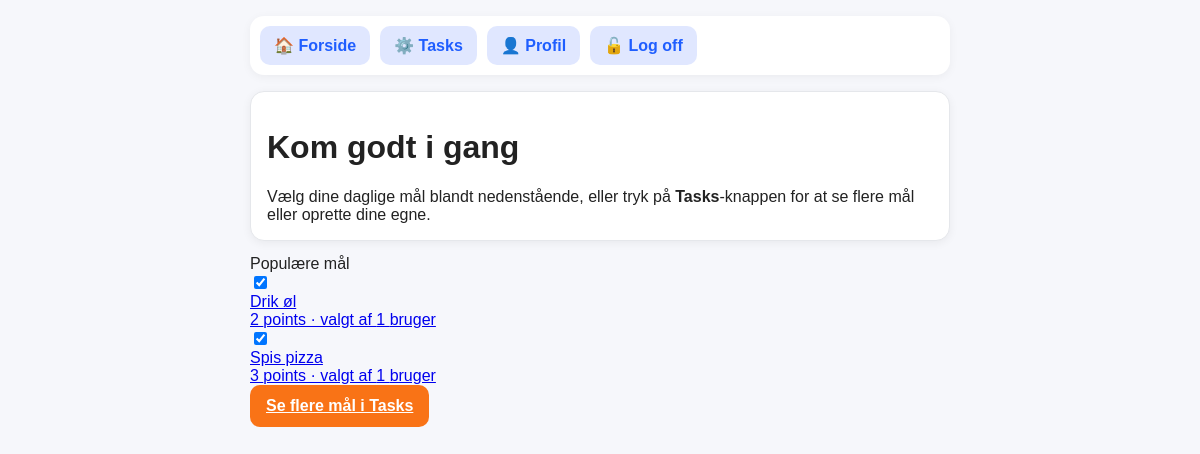
Page /welcome (signed in) on the committed database.
### tables this page shows
CREATE TABLE task_catalog (
    id INTEGER PRIMARY KEY,
    title TEXT NOT NULL,
    points INTEGER NOT NULL,
    created_by_user_id INTEGER NOT NULL,
    is_active BOOLEAN NOT NULL DEFAULT 1,
    FOREIGN KEY (created_by_user_id) REFERENCES users(id)
);

### app.py (the view)
@app.route("/welcome")
def welcome():
    user, redirect_response = require_login()
    if redirect_response:
        return redirect_response
    db = get_db()
    user_id = user["id"]
    popular_tasks = db.execute("""
        SELECT
            tc.id,
            tc.title,
            tc.points,
            COUNT(ut.user_id) AS selected_count
        FROM task_catalog tc
        LEFT JOIN user_tasks ut
            ON tc.id = ut.task_id
           AND ut.is_active = 1
        WHERE tc.is_active = 1
        GROUP BY tc.id, tc.title, tc.points
        ORDER BY selected_count DESC, tc.title ASC
        LIMIT 5
    """).fetchall()
    selected_rows = db.execute("""
        SELECT task_id
        FROM user_tasks
        WHERE user_id = ?
          AND is_active = 1
    """, (user_id,)).fetchall()
    selected_task_ids = [row["task_id"] for row in selected_rows]
    return render_template(
        "welcome.html",
        popular_tasks=popular_tasks,
        selected_task_ids=selected_task_ids
    )

### app.py (called while the page is built)
def get_db():
    conn = sqlite3.connect("database.db")
    conn.row_factory = sqlite3.Row
    return conn

def get_current_user_id():
    return session.get("user_id")

def get_current_user():
    user_id = get_current_user_id()
    if not user_id:
        return None
    db = get_db()
    user = db.execute("""
        SELECT id, name, username, email, password_hash, is_admin, is_active
        FROM users
        WHERE id = ?
    """, (user_id,)).fetchone()
    return user

def require_login():
    user = get_current_user()
    if user is None:
        return None, redirect("/login")
    if user["is_active"] != 1:
        session.pop("user_id", None)
        return None, redirect("/login")
    return user, None

@app.context_processor
def inject_global_template_data():
    user = get_current_user()
    return {
        "current_user": user
    }

### templates/welcome.html (shortened to what this page needs)
<!DOCTYPE html>
<html lang="da">
<head>
    <link rel="stylesheet" href="{{ url_for('static', filename='styles.css') }}">
</head>
<body>
    <div class="container">
        <div class="top-links">
            <a class="nav-link" href="/">🏠 Forside</a>
            <a class="nav-link" href="/manage_tasks">⚙️ Tasks</a>
            <a class="nav-link" href="/profile">👤 Profil</a>
            <a class="nav-link" href="/logout">🔓 Log off</a>
        </div>
        <div class="card">
            <h1>Kom godt i gang</h1>
            <div class="intro">
                Vælg dine daglige mål blandt nedenstående, eller tryk på <strong>Tasks</strong>-knappen for at se flere mål eller oprette dine egne.
            </div>
        </div>
        <div class="section-title">Populære mål</div>
        {% if popular_tasks %}
            {% for task in popular_tasks %}
                <a class="task-link" href="/welcome/toggle_task/{{ task['id'] }}">
                    <div class="task-card {% if task['id'] in selected_task_ids %}task-selected{% endif %}">
                        <div class="task-row">
                            <input
                                type="checkbox"
                                {% if task['id'] in selected_task_ids %}checked{% endif %}
                            >
                            <div>
                                <div class="task-title">{{ task["title"] }}</div>
                                <div class="task-meta">
                                    {{ task["points"] }} points · valgt af {{ task["selected_count"] }} bruger{{ "" if task["selected_count"] == 1 else "e" }}
                                </div>
                            </div>
                        </div>
                    </div>
                </a>
            {% endfor %}
        {% else %}
            <div class="card empty-state">
                Der er endnu ingen mål at foreslå.
            </div>
        {% endif %}
        <div class="cta-row">
            <a class="btn" href="/manage_tasks">Se flere mål i Tasks</a>
        </div>
    </div>
</body>
</html>

### static/styles.css (style rules this page uses)
:root { --primary: #f97316; --primary-soft: #fff7ed; --secondary: #1f5eff; --secondary-soft: #e0e7ff; --success: #16a34a; --success-soft: #dcfce7; --error: #dc2626; --error-soft: #fee2e2; --bg-main: #f6f7fb; --bg-card: #ffffff; --border: #e5e7eb; --text-main: #222; --text-muted: #555; }
body { font-family: Arial, sans-serif; padding: 16px; margin: 0; background: var(--bg-main); color: var(--text-main); }
.container { max-width: 700px; margin: 0 auto; }
.card { background: var(--bg-card); border-radius: 14px; padding: 16px; box-shadow: 0 2px 10px rgba(0,0,0,0.06); margin-bottom: 14px; border: 1px solid var(--border); }
.top-links { display: flex; gap: 10px; flex-wrap: wrap; margin-bottom: 16px; background: white; padding: 10px; border-radius: 14px; box-shadow: 0 2px 10px rgba(0,0,0,0.05); }
.nav-link { text-decoration: none; background: var(--secondary-soft); color: var(--secondary); padding: 10px 14px; border-radius: 10px; font-weight: 600; transition: 0.2s; }
.btn { display: inline-block; padding: 12px 16px; border-radius: 10px; border: none; background: var(--primary); color: white; font-weight: 700; cursor: pointer; }

### rows in the picture
task_catalog: id "☑", title "Drik øl", points "2", selected_count "1"
task_catalog: id "☑", title "Spis pizza", points "3", selected_count "1"
